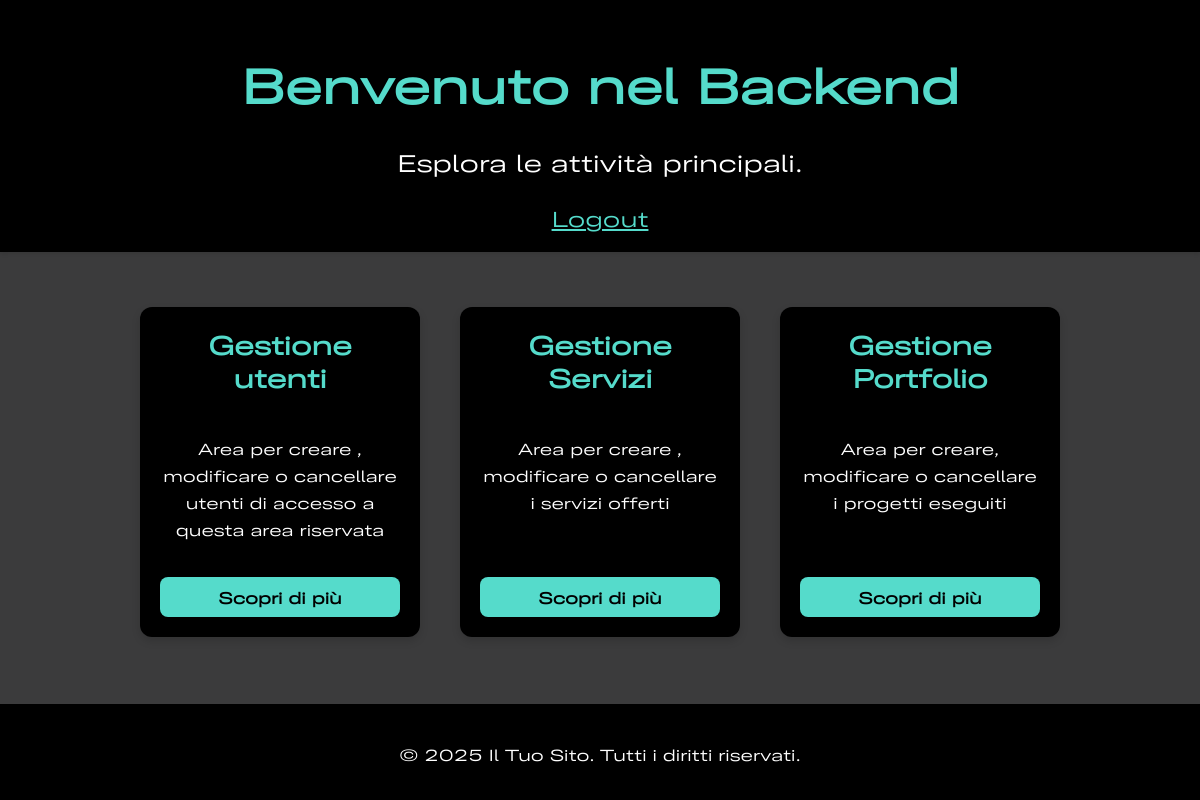
The page /backend/index_FE.php (signed in) on the database its author committed.
### tables this page shows
CREATE TABLE `attivita` (
  `id` int(11) NOT NULL AUTO_INCREMENT,
  `titolo` varchar(255) NOT NULL,
  `descrizione` text NOT NULL,
  `link_pagina` varchar(255) NOT NULL,
  PRIMARY KEY (`id`)
);

### backend/index_FE.php (the view, shortened to what this page needs)
<?php
include 'includes/db_backend_msqli.php';
$sql = "SELECT id, titolo, descrizione, link_pagina FROM attivita";
$result = $conn->query($sql);
?>
<!DOCTYPE html>
<html lang="it">
<head>
    <link rel="stylesheet" href="../Css/indexfe.min.css">
</head>
<body>
    <header>
        <h1>Benvenuto nel Backend</h1>
        <p>Esplora le attività principali.</p>
        <a href="logout.php" class="logout-button">Logout</a>
     </header>
    <main class="buttons-container">
        <?php
        if ($result->num_rows > 0) {
            while($row = $result->fetch_assoc()) {
                echo '<div class="activity-button">';
                echo '<h2>' . htmlspecialchars($row["titolo"]) . '</h2>';
                echo '<p>' . htmlspecialchars($row["descrizione"]) . '</p>';
                echo '<a href="' . htmlspecialchars($row["link_pagina"]) . '?id=' . $row["id"] . '" class="button-link">Scopri di più</a>';
                echo '</div>';
            }
        } else {
            echo "<p>Nessuna attività trovata.</p>";
        }
        ?>
    </main>
    <footer>
        <p>&copy; 2025 Il Tuo Sito. Tutti i diritti riservati.</p>
    </footer>
</body>
</html>

### rows shown on the page
attivita: titolo "Gestione utenti", descrizione "Area per creare , modificare o cancellare utenti di accesso a questa area riservata"
attivita: titolo "Gestione Servizi", descrizione "Area per creare , modificare o cancellare i servizi offerti"
attivita: titolo "Gestione Portfolio", descrizione "Area per creare, modificare o cancellare i progetti eseguiti"
